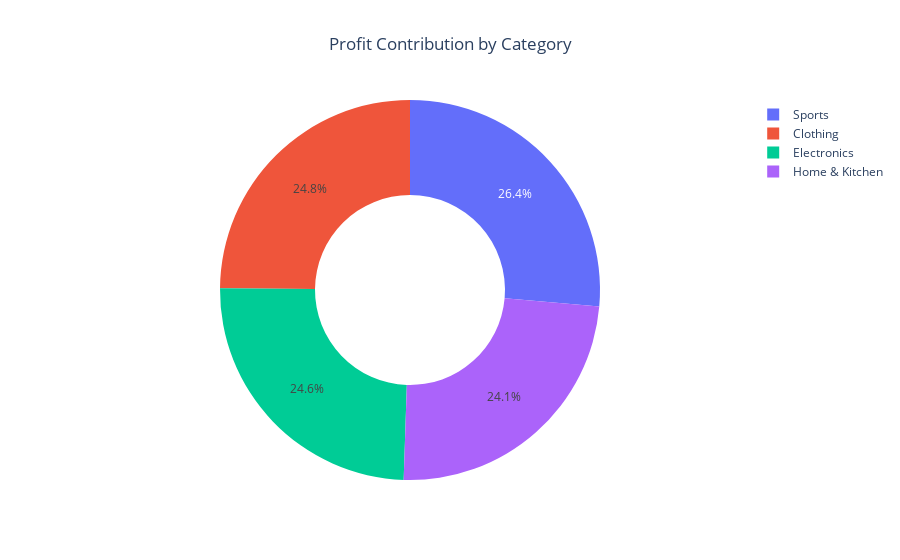

Notebook source saved alongside this figure:
### Code cell
fig = px.pie(
    category_profit,
    names='Category',
    values='Profit',
    hole=0.5,
    title='Profit Contribution by Category'
)

fig.update_layout(title_x=0.5)
fig.show()

print("Insight: Profit distribution shows which categories are most profitable.")

### Figure 1 — Plotly figure (JSON) as saved in the notebook; plotly's stock layout.template omitted (floating-point values rounded to 4 significant figures)
{"data": [{"domain": {"x": [0, 1], "y": [0, 1]}, "hole": 0.5, "hovertemplate": "Category=%{label}<br>Profit=%{value}<extra></extra>", "labels": ["Clothing", "Electronics", "Home & Kitchen", "Sports"], "legendgroup": "", "name": "", "showlegend": true, "type": "pie", "values": [1328000.0, 1316000.0, 1290000.0, 1411000.0]}], "layout": {"legend": {"tracegroupgap": 0}, "title": {"text": "Profit Contribution by Category", "x": 0.5}}}
